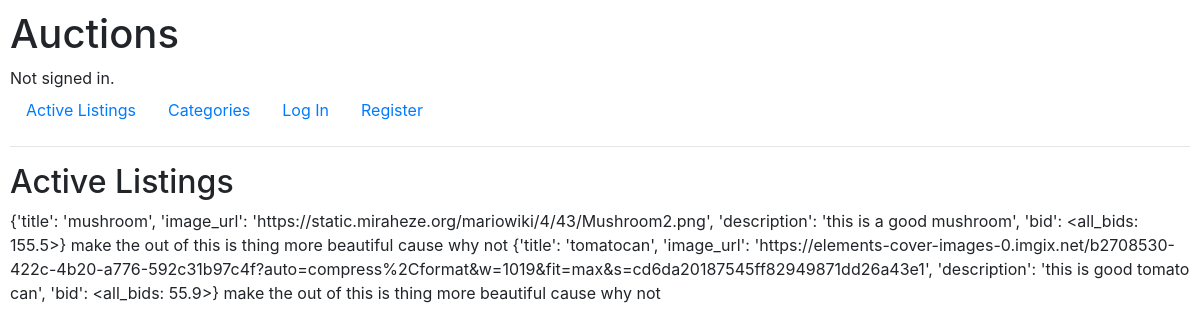
The page / on the database its author committed.
### auctions/models.py (models this page shows)
class all_bids(models.Model): # a table to store bids
    user = models.ForeignKey("User", on_delete = models.PROTECT, null = True)
    bid = models.FloatField(MinValueValidator(0))
    timestamp = models.DateTimeField(auto_now_add = True , null = True)
    for_which_listing = models.ForeignKey("listing",on_delete = models.CASCADE, related_name = 'bid', null = True)
    def __str__(self):
        return str(self.bid)

### auctions/views.py (the view)
# urls.py: path("", views.index, name="index"),
def index(request):
    all_the_listings = listing.objects.all().prefetch_related('bid')
    listing_data_with_bids=[]
    for each_listing in all_the_listings:
        data_of_each_listing = {
        'title': each_listing.title,
        'image_url': each_listing.image_url,
        'description': each_listing.description,
        'bid': each_listing.bid.filter(for_which_listing = each_listing.id).order_by('-bid').first()}
        listing_data_with_bids.append(data_of_each_listing)
    for i in range(len(listing_data_with_bids)):
        print(listing_data_with_bids[i]['bid'])
    return render(request, "auctions/index.html",{"listings_with_bids":listing_data_with_bids})

### auctions/templates/auctions/index.html
{% extends "auctions/layout.html" %}
{% block body %}
    <h2>Active Listings</h2>
   {%for each_listing in listings_with_bids%}
   {{each_listing}} make the out of this is thing more beautiful cause why not
   {%endfor%}
{% endblock %}

### auctions/static/auctions/styles.css (style rules this page uses)
body { padding: 10px; }

### rows shown on the page
all_bids: bid "{'title': 'mushroom', 'image_url': 'https://static.miraheze.org/mariowiki/4/43/Mushroom2.png', 'description': 'this is a good mushroom', 'bid': <all_bids: 155.5>}"
all_bids: bid "{'title': 'tomatocan', 'image_url': 'https://elements-cover-images-0.imgix.net/b2708530-422c-4b20-a776-592c31b97c4f?auto=compress%2Cformat&w=1019&fit=max&s=cd6da20187545ff82949871dd26a43e1', 'description': 'this is good tomato can', 'bid': <all_bids: 55.9>}"
